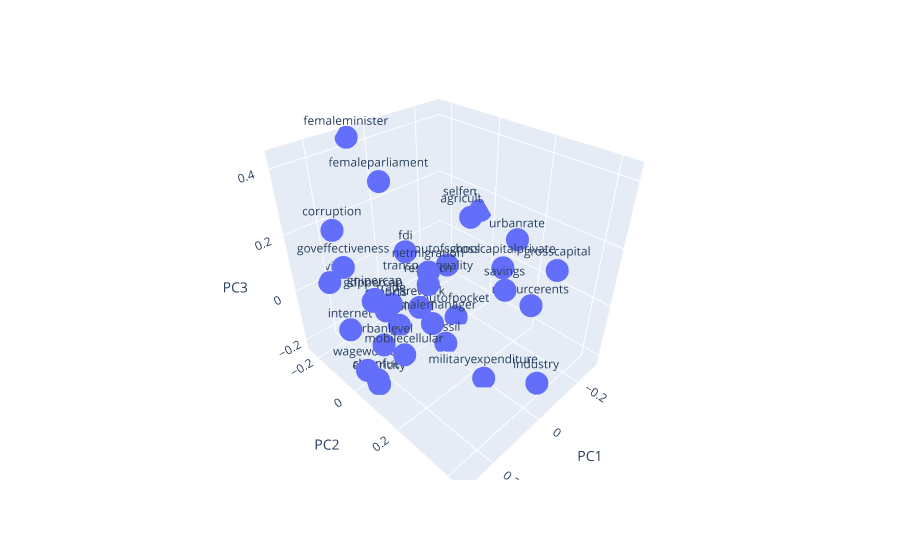

Notebook source saved alongside this figure:
### Markdown cell above
## **5. Loadings Plot**

### Code cell
loadings_label = df_loadings.index

fig = px.scatter_3d(df_loadings, x='PC1', y='PC2', z='PC3',
                    text = loadings_label)

fig.show()

### Figure 1 — Plotly figure (JSON) as saved in the notebook; plotly's stock layout.template omitted (floating-point values rounded to 4 significant figures)
{"data": [{"hovertemplate": "PC1=%{x}<br>PC2=%{y}<br>PC3=%{z}<br>index=%{text}<extra></extra>", "legendgroup": "", "marker": {"color": "#636efa", "symbol": "circle"}, "mode": "markers+text", "name": "", "scene": "scene", "showlegend": false, "text": ["agriculture", "femalemanager", "femaleminister", "femaleparliament", "carework", "cleanfuel", "corruption", "electricity", "exports", "fdi", "fossil", "gdppercap", "gnipercap", "goveffectiveness", "grosscapital", "grosscapitalprivate", "industry", "internet", "militaryexpenditure", "mobilecellular", "netmigration", "outofpocket", "outofschool", "research", "resourcerents", "savings", "selfemployed", "services", "trade", "transportquality", "unemployed", "urbanlevel", "urbanrate", "wageworker"], "type": "scatter3d", "x": [-0.2538, 0.03439, 0.07833, 0.054, -0.008363, 0.2658, 0.2507, 0.2526, 0.1676, 0.03497, -0.01545, 0.2567, 0.2438, 0.2766, -0.03276, 0.01172, 0.006506, 0.2918, 0.0109, 0.2047, 0.088, -0.1358, -0.1452, 0, -0.1094, 0.06266, -0.2873, 0.2068, 0.1419, 0, 0.03919, 0.2259, -0.1563, 0.2873], "y": [-0.06062, 0.05236, -0.2372, -0.1371, -0.05475, 0.06385, -0.09232, 0.04853, -0.0003162, -0.05982, 0.06032, 0.07008, 0.05817, -0.01944, 0.4241, 0.2957, 0.4363, -0.003506, 0.2523, 0.1194, 0.09996, -0.01002, -0.06282, -3.944e-31, 0.3118, 0.3463, -0.04732, -0.2325, -0.008058, 0, -0.1111, 0.0545, 0.2099, 0.04732], "z": [0.1131, -0.1073, 0.4305, 0.3208, -0.129, -0.1755, 0.2616, -0.2154, -0.008447, 0.1097, -0.219, 0.1179, 0.1106, 0.1913, 0.2488, 0.2151, -0.1009, -0.005039, -0.2189, -0.07674, 0.1419, -0.2208, -0.02861, 4.136e-25, 0.03185, 0.1991, 0.1316, -0.006373, -0.0008799, -1.578e-30, -0.2138, -0.06808, 0.1868, -0.1315]}], "layout": {"legend": {"tracegroupgap": 0}, "margin": {"t": 60}, "scene": {"domain": {"x": [0, 1], "y": [0, 1]}, "xaxis": {"title": {"text": "PC1"}}, "yaxis": {"title": {"text": "PC2"}}, "zaxis": {"title": {"text": "PC3"}}}}}
